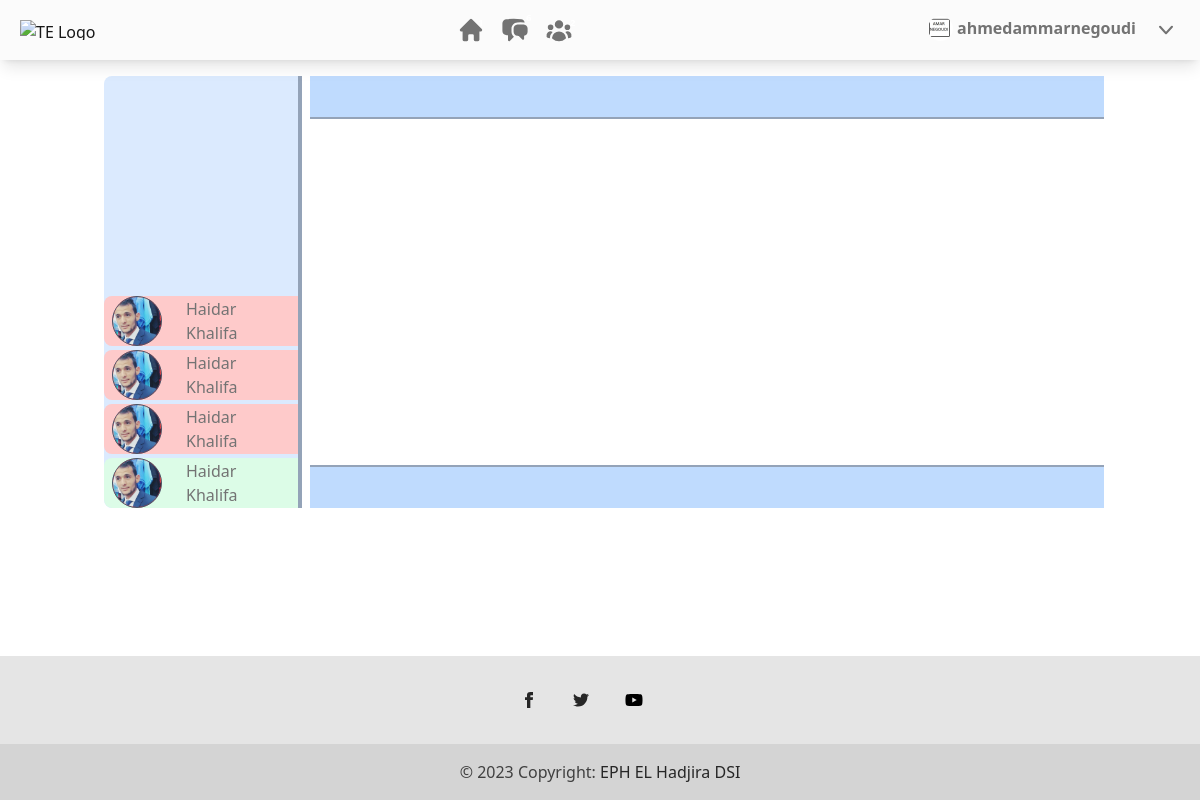
The page /home/ (signed in) on the database its author committed.
### CSM/models.py (models this page shows, shortened)
class Employee(models.Model):
    GENDER = (
        ('Male','Male'),
        ('Female','Female')
    )
    user = models.OneToOneField(User, null=True, blank=True, on_delete=models.CASCADE)
    gender = models.CharField(max_length=6, null=True, choices=GENDER)
    phone = models.CharField(max_length=10, null=True, blank=True)
    adress = models.CharField(max_length=128, null=True, blank=True)
    position = models.CharField(max_length=64, null=True, choices=[(key, value['en']) for key, value in POSITION.items()])
    birthday = models.DateField(null=True)
    profile_pic = models.ImageField(null=True,blank=True, default='profile_pic.png')

class Messages(models.Model):
    sender = models.ForeignKey(User, null=True,related_name='sent_messages', on_delete=models.SET_NULL)
    title = models.CharField(max_length=64, null=True, blank=True)
    message = models.TextField(max_length=256, null=False, blank=False)
    reciever = models.ForeignKey(User, null=True, related_name='recieve_messages', on_delete=models.SET_NULL)
    date_created = models.DateTimeField(auto_now_add=True)
    is_read = models.BooleanField(default=False)

### CSM/decorators.py (the view)
    def wrapper_func(request, *args, **kwargs):
        if not request.user.is_authenticated:
            return redirect("CSM:index")
        else:
            return view_func(request, *args, **kwargs)

### CSM/templates/CSM/home.html (shortened to what this page needs)
{% extends "CSM/include/base.html" %}
{% block content %}
    {% include "CSM/include/nav.html" %}
        <section class="flex justify-center flex-1">
            <div class="container my-4 px-4 flex h-auto ">
                <div class="w-[20%] min-h-[26rem] max-h-[27rem] flex flex-col-reverse gap-1 border-r-4 border-solid border-slate-400 bg-blue-100 rounded-l-lg overflow-hidden overflow-y-auto scroll-smooth sender-container">
                    {% if messages  != 0 %}
                        {% for message in messages %}
                            {% if message.id in unreaded %}
                                <a class="bg-red-200 rounded-l-lg w-full text-neutral-500 transition duration-200 hover:bg-slate-100 hover:text-blue-700 hover:ease-in-out focus:text-green-700 disabled:text-black/30 dark:text-neutral-200 dark:hover:text-neutral-300 dark:focus:text-neutral-300 sm:flex [&amp;.active]:text-black/90 dark:[&amp;.active]:text-zinc-400 motion-reduce:transition-none user"
                                    id="{{message.reciever}}{{message.id}}"
                                    data-message-id="{{ message.id }}">
                                    <div class="flex flex-col items-center justify-center mx-2">
                                        <img src="{{message.sender.employee.profile_pic.url}}" class="bg-red-600 border border-solid border-1 border-slate-600 rounded-full w-[50px] h-[50px]">
                                    </div>
                                    <div class="flex flex-col justify-center px-2 mx-2">
                                        <span class="text-base min-w-[6rem]">{{ message.sender.first_name }}</span>
                                        <span class="text-base min-w-[6rem]">{{ message.sender.last_name }}</span>
                                    </div>
                                </a>
                            {% else %}
                                <a class="bg-green-100 rounded-l-lg w-full text-neutral-500 transition duration-200 hover:bg-slate-100 hover:text-blue-700 hover:ease-in-out focus:text-green-700 disabled:text-black/30 dark:text-neutral-200 dark:hover:text-neutral-300 dark:focus:text-neutral-300 sm:flex [&amp;.active]:text-black/90 dark:[&amp;.active]:text-zinc-400 motion-reduce:transition-none user"
                                    id="{{message.reciever}}{{message.id}}"
                                    data-message-id="{{ message.id }}">
                                    <div class="flex flex-col items-center justify-center mx-2">
                                        <img src="{{message.sender.employee.profile_pic.url}}" class="bg-red-600 border border-solid border-1 border-slate-600 rounded-full w-[50px] h-[50px]">
                                    </div>
                                    <div class="flex flex-col justify-center px-2 mx-2">
                                        <span class="text-base min-w-[6rem]">{{ message.sender.first_name }}</span>
                                        <span class="text-base min-w-[6rem]">{{ message.sender.last_name }}</span>
                                    </div>
                                </a>
                            {% endif %}
                        {% endfor %}
                    {% endif %}
                </div>
                <div class="w-[80%] min-h-[26rem] max-h-[27rem] flex flex-col">
                    <div class="flex justify-center w-full h-[10%] border-b-2 border-solid border-slate-400 px-2 mx-2 bg-blue-200">
                            <span class="message-title px-2 mx-2 text-red-500"></span>
                    </div>
                    <div class="w-full px-2 py-2 mx-2 h-[80%]">
                    </div>
                    <div class="w-full h-[10%] flex items-center justify-center px-2 mx-2 border-t-2 border-slate-400 bg-blue-200">
                    </div>
                </div>
            </div>
        </section>
    {% include "CSM/include/footer.html" %}
{% endblock  %}

### CSM/templates/CSM/include/base.html (shortened to what this page needs)
{% load static %}
<!DOCTYPE html>
<html lang="en">
  <head>
    <link href="{% static 'output.css' %}" rel="stylesheet" />
    <link href="{% static 'CSS/index.css' %}" rel="stylesheet" />
    <link rel="stylesheet" href="https://cdnjs.cloudflare.com/ajax/libs/font-awesome/6.5.0/css/all.min.css">
    <script src="https://cdn.tailwindcss.com"></script>
  </head>
  <body>
    {% block content %}  {% endblock %}
  </body>
</html>

### CSM/templates/CSM/include/nav.html (shortened to what this page needs)
<nav
  class="relative flex w-full flex-wrap items-center justify-between bg-[#FBFBFB] py-2 text-neutral-500 shadow-lg hover:text-neutral-700 focus:text-neutral-700 dark:bg-neutral-600 lg:py-4"
>
  <div class="flex w-full flex-wrap items-center justify-between px-3">
    <div class="flex mr-[15%]">
      <a
        class="mx-2 my-1 flex items-center text-neutral-900 hover:text-neutral-900 focus:text-neutral-900 lg:mb-0 lg:mt-0"
        href="/"
      >
        <img
          class="mr-2"
          src="https://tecdn.b-cdn.net/img/logo/te-transparent-noshadows.webp"
          style="height: 20px"
          alt="TE Logo"
          loading="lazy"
        />
      </a>
    </div>
    <ul class="list-style-none mx-auto flex-row pl-0 flex" data-te-navbar-nav-ref>
      <li class="px-2" data-te-nav-item-ref>
        <a
          class="text-neutral-500 transition duration-200 hover:text-neutral-700 hover:ease-in-out focus:text-neutral-700 disabled:text-black/30 dark:text-neutral-200 dark:hover:text-neutral-300 dark:focus:text-neutral-300 [&.active]:text-black/90 dark:[&.active]:text-zinc-400 motion-reduce:transition-none "
          href="/"
          data-te-nav-link-ref
          ><svg
            xmlns="http://www.w3.org/2000/svg"
            viewBox="0 0 20 20"
            fill="currentColor"
            class="h-7 w-7"
          >
            <path
              fill-rule="evenodd"
              d="M9.293 2.293a1 1 0 011.414 0l7 7A1 1 0 0117 11h-1v6a1 1 0 01-1 1h-2a1 1 0 01-1-1v-3a1 1 0 00-1-1H9a1 1 0 00-1 1v3a1 1 0 01-1 1H5a1 1 0 01-1-1v-6H3a1 1 0 01-.707-1.707l7-7z"
              clip-rule="evenodd"
            />
          </svg>
          <span
            class="absolute -mt-7 ml-4 rounded-full bg-danger px-[0.50em] py-[0.25em] text-[0.6rem] font-bold leading-none text-white"
            >1</span
          >
        </a>
      </li>
      <li class="relative px-2" data-te-nav-item-ref>
        <a
          class="hidden-arrow flex items-center text-neutral-500 transition duration-200 hover:text-neutral-700 hover:ease-in-out focus:text-neutral-700 disabled:text-black/30 dark:text-neutral-200 dark:hover:text-neutral-300 dark:focus:text-neutral-300 [&.active]:text-black/90 dark:[&.active]:text-neutral-400 motion-reduce:transition-none"
          href="{% url 'CSM:Send_Message' %}"
          id="dropdownMenuButton1"
          role="button"
          data-te-dropdown-toggle-ref
          aria-expanded="false"
        >
          <span
            class="absolute -mt-6 ml-5 rounded-full bg-danger px-[0.50em] py-[0.25em] text-[0.6rem] font-bold leading-none text-white"
            >6</span
          >
        </a>
      </li>
      <li class="px-2" data-te-nav-item-ref>
        <a
          class="text-neutral-500 transition duration-200 hover:text-neutral-700 hover:ease-in-out focus:text-neutral-700 disabled:text-black/30 dark:text-neutral-200 dark:hover:text-neutral-300 dark:focus:text-neutral-300 [&.active]:text-black/90 dark:[&.active]:text-neutral-400 motion-reduce:transition-none"
          href="#"
          data-te-nav-link-ref
          >
          <span
            class="absolute -mt-7 ml-5 rounded-full bg-danger px-[0.50em] py-[0.25em] text-[0.6rem] font-bold leading-none text-white"
            >2</span
          >
        </a>
      </li>
    </ul>
    <ul class="list-style-none ml-auto flex flex-row pl-0 md:pl-4" data-te-navbar-nav-ref>
      <li class="px-2" data-te-nav-item-ref>
        <a
          class="text-neutral-500 transition duration-200 hover:text-neutral-700 hover:ease-in-out focus:text-neutral-700 disabled:text-black/30 dark:text-neutral-200 dark:hover:text-neutral-300 dark:focus:text-neutral-300 sm:flex [&.active]:text-black/90 dark:[&.active]:text-zinc-400 motion-reduce:transition-none"
          href="/{{ request.user.username }}"
          data-te-nav-link-ref
          ><img
            src="{{request.user.employee.profile_pic.url}}"
            class="rounded-full"
            style="height: 25px; width: 25px"
            alt="TE Avatar"
            loading="lazy"
          />
          <strong class="ml-1 hidden sm:block">{{ user.username }}</strong>
        </a>
      </li>
      <li class="relative px-2" data-te-dropdown-ref data-te-dropdown-alignment="end">
        <a
          class="hidden-arrow mr flex items-center text-neutral-500 transition duration-200 hover:text-neutral-700 hover:ease-in-out focus:text-neutral-700 disabled:text-black/30 dark:text-neutral-200 dark:hover:text-neutral-300 dark:focus:text-neutral-300 [&.active]:text-black/90 dark:[&.active]:text-neutral-400 motion-reduce:transition-none"
          href="#"
          id="DownArrow"
          role="button"
          data-te-dropdown-toggle-ref
          aria-expanded="false"
        >
          <svg
            xmlns="http://www.w3.org/2000/svg"
            viewBox="0 0 20 20"
            fill="currentColor"
            class="h-7 w-7"
          >
            <path
              fill-rule="evenodd"
              d="M5.23 7.21a.75.75 0 011.06.02L10 11.168l3.71-3.938a.75.75 0 111.08 1.04l-4.25 4.5a.75.75 0 01-1.08 0l-4.25-4.5a.75.75 0 01.02-1.06z"
              clip-rule="evenodd"
            />
          </svg>
        </a>
      </li>
    </ul>
  </div>
</nav>

### CSM/templates/CSM/include/footer.html (shortened to what this page needs)
<footer
  class="flex flex-col items-center bg-neutral-200 text-center text-white dark:bg-neutral-600">
  <div class="container pt-9">
    <div class="mb-9 flex justify-center">
      <a href="https://www.facebook.com/dzephelhadjira" class="mr-9 text-neutral-800 dark:text-neutral-200" target="_blank">
        <svg
          xmlns="http://www.w3.org/2000/svg"
          class="h-4 w-4"
          fill="currentColor"
          viewBox="0 0 24 24">
          <path
            d="M9 8h-3v4h3v12h5v-12h3.642l.358-4h-4v-1.667c0-.955.192-1.333 1.115-1.333h2.885v-5h-3.808c-3.596 0-5.192 1.583-5.192 4.615v3.385z" />
        </svg>
      </a>
      <a href="https://twitter.com/ephelhadjira" class="mr-9 text-neutral-800 dark:text-neutral-200" taget="_blank">
      </a>
      <a href="https://www.youtube.com/channel/UC59gDd7dG4_QHnMlsJqheEw" class="mr-9 text-neutral-800 dark:text-neutral-200" target="_blank">
      </a>
    </div>
  </div>
  <div
    class="w-full bg-neutral-300 p-4 text-center text-neutral-700 dark:bg-neutral-700 dark:text-neutral-200">
    © 2023 Copyright:
    <a
      class="text-neutral-800 dark:text-neutral-400"
      href="https://twitter.com/speedykabal/"
      taget="_blank">
      EPH EL Hadjira DSI
    </a>
  </div>
</footer>

### CSM/static/CSS/index.css (style rules this page uses)
body { display: flex; flex-direction: column; min-height: 100vh; }

### rows shown on the page
Messages: sender.employee.profile_pic (picture), sender.first_name "Haidar", sender.last_name "Khalifa"
Messages: sender.employee.profile_pic (picture), sender.first_name "Haidar", sender.last_name "Khalifa"
Messages: sender.employee.profile_pic (picture), sender.first_name "Haidar", sender.last_name "Khalifa"
Messages: sender.employee.profile_pic (picture), sender.first_name "Haidar", sender.last_name "Khalifa"

### other values the page prints
{{ user.username }} "ahmedammarnegoudi"
